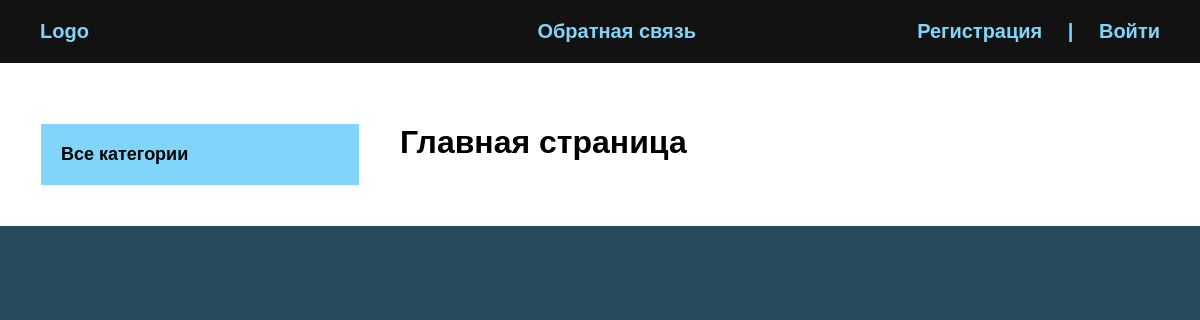
The app's page /, older data.
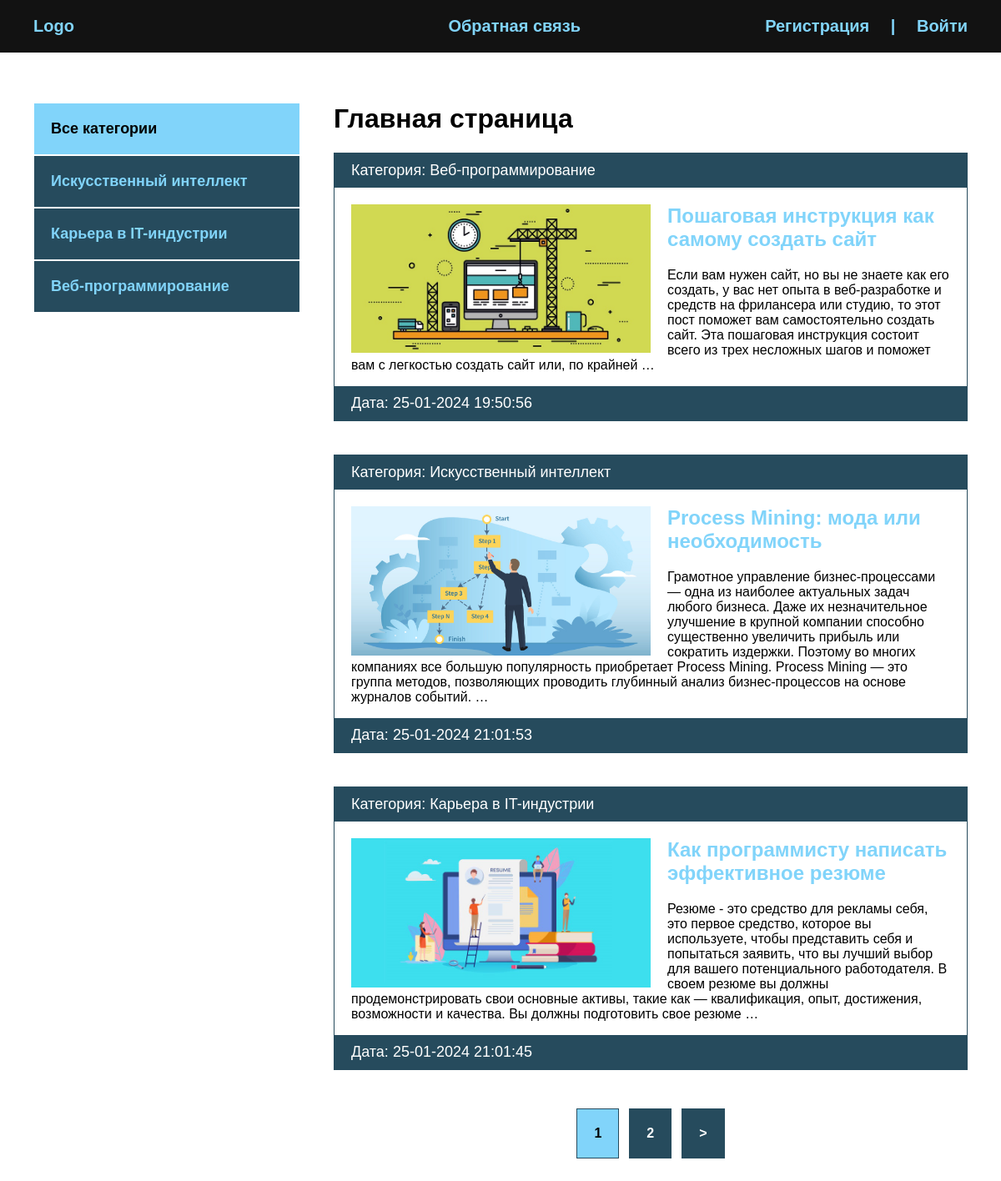
The same page, newer data.
### blog/models.py (models this page shows, shortened)
class Category(models.Model):
    name = models.CharField(max_length=100, verbose_name="Категория")
    slug = models.SlugField(max_length=100, unique=True, verbose_name="URL")
    def __str__(self):
        return self.name
    def get_absolute_url(self):
        return reverse('category', kwargs={'cat_slug': self.slug})
    class Meta:
        verbose_name = "категорию"
        verbose_name_plural = "Категории"

class Blog(models.Model):
    title = models.CharField(max_length=255, verbose_name="Название")
    slug = models.SlugField(max_length=255, unique=True, verbose_name="URL")
    content = models.TextField(blank=True, verbose_name="Контент")
    photo = models.ImageField(upload_to="photos/%Y/%m/%d/", blank=True, verbose_name="Фото")
    time_created = models.DateTimeField(auto_now_add=True, verbose_name="Дата публикации")
    time_update = models.DateTimeField(auto_now=True, verbose_name="Дата обновления")
    is_published = models.BooleanField(default=True, verbose_name="Опубликовано")
    cat = models.ForeignKey('Category', on_delete=models.PROTECT, verbose_name="Категория")
    def get_absolute_url(self):
        return reverse('post', kwargs={'post_slug': self.slug})
    class Meta:
        verbose_name = "новость"
        verbose_name_plural = "Новости"
        ordering = ["-time_created"]

### blog/views.py (the view)
# urls.py: path('', BlogHome.as_view(), name='index'),
class BlogHome(DataMixin, ListView):
    model = Blog
    template_name = 'blog/index.html'
    context_object_name = 'posts'
    def get_context_data(self, *, object_list=None, **kwargs):
        context = super().get_context_data(**kwargs)
        c_def = self.get_user_context(title='Главная страница')
        return dict(list(context.items()) + list(c_def.items()))
    def get_queryset(self):
        return Blog.objects.filter(is_published=True).select_related('cat')

### blog/utils.py (called while the page is built)
    def get_user_context(self, **kwargs):
        context = kwargs
        cats = Category.objects.annotate(Count('blog'))
        user_menu = menu.copy()
        if not self.request.user.is_authenticated:
            user_menu.pop(0)
        context['menu'] = user_menu
        context['cats'] = cats
        if 'cat_selected' not in context:
            context['cat_selected'] = 0
        return context

### blog/templates/blog/index.html
{% extends 'blog/base.html' %}
{% load static %}
{% block content %}
<h1>{{ title }}</h1>
<ul>
    {% for p in posts %}
    <li>
        <p class="first">Категория: {{ p.cat }}</p>
        <div class="text">
            {% if p.photo %}
            <img class="image" src="{{ p.photo.url }}" alt="">
            {% else %}
            <img src="{% static 'blog/default.jpg' %}" class="image" alt="">
            {% endif %}
            <h2><a href="{{ p.get_absolute_url }}">{{ p.title }}</a></h2>
            <p>{{ p.content|striptags|truncatewords:50 }}</p>
        </div>
        <p class="date">Дата: {{ p.time_update|date:"d-m-Y H:i:s" }}</p>
    </li>
    {% endfor %}
</ul>
{% endblock %}

### blog/templates/blog/base.html (shortened to what this page needs)
<!DOCTYPE html>
{% load static %}
{% load blog_tags %}
<html lang="en">
<head>
    <link rel="stylesheet" href="{% static 'css/style.css' %}">
</head>
<body>
  <div class="header">
      <div class="wrap">
          <ul class="mainmenu">
              <li class="logo"><a href="{% url 'index' %}">Logo</a></li>
              {% for m in menu %}
              <li class="last"><a href="{% url m.url_name %}">{{ m.title }}</a></li>
              {% endfor %}
              {% if request.user.is_authenticated %}
              <li class="last">{{ user.username }} | <a href="{% url 'logout' %}">Выйти</a></li>
              {% else %}
              <li class="last"><a href="{% url 'register' %}">Регистрация</a> |
                  <a href="{% url 'login' %}">Войти</a></li>
              {% endif %}
          </ul>
      </div>
  </div>
  <div class="content">
    <div class="wrap">
       <div class="sidebar">
            <ul>
                {% if cat_selected == 0 %}
                <li class="selected">Все категории</li>
                {% else %}
                <li><a href="{% url 'index' %}">Все категории</a></li>
                {% endif %}
                {% for c in cats %}
                    {% if c.blog__count > 0 %}
                        {% if c.pk == cat_selected %}
                        <li class="selected">{{ c.name }}</li>
                        {% else %}
                        <li><a href="{{ c.get_absolute_url }}">{{ c.name }}</a></li>
                        {% endif %}
                    {% endif %}
                {% endfor %}
            </ul>
       </div>
        <div class="main">
          {% block content %}
          {% endblock %}
            {% if page_obj.has_other_pages %}
            <div>
                <ul class="list-pages">
                    {% for p in paginator.page_range %}
                        {% if page_obj.number == p %}
                            <li class="page-num page-num-selected">{{ p }}</li>
                        {% elif p >= page_obj.number|add:-2 and p <= page_obj.number|add:2 %}
                            <li class="page-num"><a href="?page={{ p }}">{{ p }}</a></li>
                        {% endif %}
                    {% endfor %}
                     {% if page_obj.has_next %}
                    <li class="page-num">
                        <a href="?page={{ page_obj.next_page_number }}">&gt;</a>
                    </li>
                    {% endif %}
                </ul>
            </div>
            {% endif %}
        </div>
    </div>
  </div>
</body>
</html>

### blog/static/css/style.css (style rules this page uses)
body { margin: 0; padding: 0; background: #264b5d; font-family: Verdana, Geneva, Tahoma, sans-serif; }
.wrap { max-width: 1200px; margin: 0 auto; }
.content .wrap { background: #FFF; padding: 40px; box-sizing: border-box; display: flex; }
ul { list-style: none; margin: 0; padding: 0; }
a { color: #81d4fa; text-decoration: none; padding: 20px; }
.header { background: #121212; }
.mainmenu { display: flex; align-items: center; font-size: 20px; font-weight: bold; padding: 20px; justify-content: space-between; }
.logo { flex-basis: 20%; }
.last { flex-basis: 40%; text-align: right; color: #81d4fa; }
.sidebar ul { width: 320px; margin-right: 40px; margin-top: 20px; }
.sidebar a { padding: 20px; display: block; border: 1px solid #FFF; background: #264b5d; font-weight: bold; font-size: 18px; }
.selected { font-size: 18px; padding: 20px; border: 1px solid #FFF; font-weight: bold; background: #81d4fa; }
.main li { border: 1px solid #264b5d; margin-bottom: 40px; }
.first, .date { padding: 10px 20px; background: #264b5d; font-size: 18px; color: #FFF; margin: 0; }
.image { float: left; margin-right: 20px; max-width: 50%; }
.text { padding: 20px 20px 0; }
.text h2 { margin-top: 0; }
.text a { padding-left: 0; }
.list-pages { display: flex; justify-content: center; }
.list-pages .page-num-selected { background: #81d4fa; padding: 20px; }
.list-pages a { background: #264b5d; padding: 20px; display: block; color: #FFF; }
.page-num { margin: 6px; font-weight: bold; }
.last a { display: inline; }

Row changes from the older to the newer data that the page shows:
added Category: name "Искусственный интеллект"
added Category: name "Карьера в IT-индустрии"
added Category: name "Веб-программирование"
added Blog: cat "Веб-программирование", photo (picture), title "Пошаговая инструкция как самому создать сайт", content "Если вам нужен сайт, но вы не знаете как его создать, у вас нет опыта в веб-разработке и средств на фрилансера или студию, то этот пост поможет вам самостоятельно создать сайт. Эта пошаговая инструкция состоит всего из трех несложных шагов и поможет вам с легкостью создать сайт или, по крайней …", time_update "25-01-2024 19:50:56"
added Blog: cat "Искусственный интеллект", photo (picture), title "Process Mining: мода или необходимость", content "Грамотное управление бизнес-процессами — одна из наиболее актуальных задач любого бизнеса. Даже их незначительное улучшение в крупной компании способно существенно увеличить прибыль или сократить издержки. Поэтому во многих компаниях все большую популярность приобретает Process Mining. Process Mining — это группа методов, позволяющих проводить глубинный анализ бизнес-процессов на основе журналов событий. …", time_update "25-01-2024 21:01:53"
added Blog: cat "Карьера в IT-индустрии", photo (picture), title "Как программисту написать эффективное резюме", content "Резюме - это средство для рекламы себя, это первое средство, которое вы используете, чтобы представить себя и попытаться заявить, что вы лучший выбор для вашего потенциального работодателя. В своем резюме вы должны продемонстрировать свои основные активы, такие как — квалификация, опыт, достижения, возможности и качества. Вы должны подготовить свое резюме …", time_update "25-01-2024 21:01:45"
Text that changed along with them:
new list line: "1"
new list line: "2"
